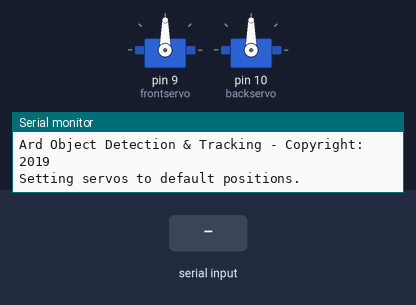
A sketch run on a simulated Arduino Uno, built with avr-gcc and run on an emulated ATmega328P. Parts: 2 × servo, the last lines printed to the serial monitor. The inputs (shaded band) are chosen by the test bench.

Above: at 1.2 s.
1.3 s: "person:\n" received over the second serial link
At 1.42 s:
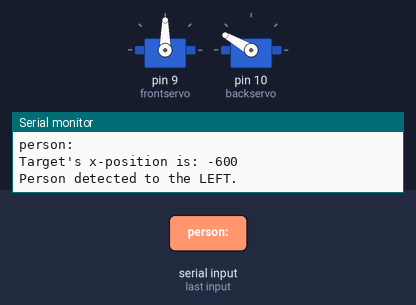
3.4 s: "person::45\n" received over the second serial link
At 5.0 s:
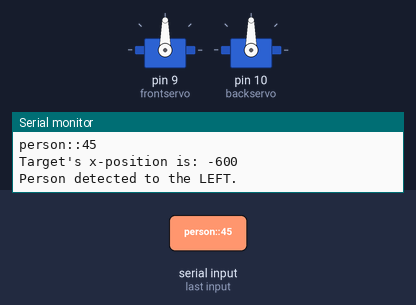
Timing chart, 0 to 6.5 s (numbered marks = the images above; inputs shaded):
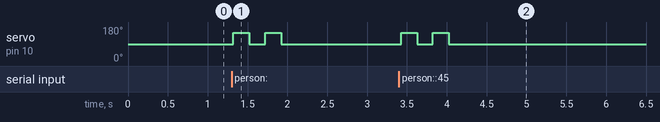

Measured:
- after the input at 1.3 s, servo on pin 10 (backservo): alternates 150° for 0.20 s and 90° for 0.20 s, 4 changes in all, then stays 90°, starting at once
- after the input at 3.4 s, servo on pin 10 (backservo): alternates 150° for 0.20 s and 90° for 0.20 s, 4 changes in all, then stays 90°, starting at once

The sketch:

BluetoothTest20_-_Crawler.ino
```cpp
/*
  Human-Tracking Creepy Robot
  Will Wallace
  2019

  The human-tracking code is based on work by Sohail Shah of GemCode Studios.
  It also uses a portion of code from edwindertien's 4-legged 2-servo Instructables robot.
*/

#include <Servo.h>
#include <SoftwareSerial.h>

SoftwareSerial BluePins(2, 3); // RX | TX
Servo frontservo, backservo;

// servo pattern for walking in a straight line
int walkforward[] = {60, 120, 120, 120, 120, 60, 60, 60};

// servo position patterns to control steering
int turnleft[] = {90, 150, 90, 90, 90, 150, 90, 90};
int turnright[] = {90, 30, 90, 90, 90, 30, 90, 90};


int delayT = 200;
bool walking = false;

String inputString = "";      // a String to hold incoming data
bool stringComplete = false;  // whether the string is complete

int maxFOV = 600;             // Field of view in pixels from centre

int minSpeed = 120;           // Motors will starting turning around 120 value. Change to suit your motors.
int turnCount = 0;            // Count of how many times we have turned.
int forwardCount = 0;         // Forward count
int searchCount = 0;          // How many times have we searched.
int maxSearchWaitTime = 3000; // How long before searching people. (3 seconds)
int maxSearchCount = 10;
int maxForwardCount = 25;
int maxTurnCount = 5;
bool bGoForward = false;
bool bTurning = false;
bool bTurningRightLast = true;


int xVal = -2000;
int yVal = -2000;
String sXVal = "";            // Horizontal x value of target from centre 0,0
String sYVal = "";            // Vertical y value of target from centre 0,0

unsigned long StartTime = millis();

void setup() {
  Serial.begin(9600);
  BluePins.begin(9600);


  // keeping this line here out of respect for GemCode Studios creator
  Serial.println("Ard Object Detection & Tracking - Copyright: 2019");

 // frontservo.attach(9);
 // backservo.attach(10);

  attachServos();

  Serial.println("Setting servos to default positions.");
  frontservo.write(90);
  backservo.write(90);

  detachServos();
 // frontservo.detach(9);
//  backservo.detach(10);
}

void loop() {

  bool bObjectFound = false;

  //
  // Handle Object Tracking:
  //
  if (stringComplete) {
    Serial.flush();

    //
    // Standard tensor flow person object detected. If using this note robot may get confused between different people in close proximity:
    // From tests conducted this will however work faster than the above filtered detection. For this just select Tensor Flow Object Detection Only.
    //


    if (inputString.startsWith("person:"))
    {
      Serial.println("PERSON DETECTED");
      Serial.println(inputString);
      inputString.replace("person:", "");
      bObjectFound = true;
      searchCount = 0;

      int colonPos = inputString.indexOf(":");
      if (colonPos > 0)
      {
        String objID = inputString.substring(0, colonPos);  // Could do something with ObjID, but ignored for now.
        inputString.replace(objID + ":", "");

        int commaPos = inputString.indexOf(",");
        if (commaPos > 0)
        {
          sXVal = inputString.substring(0, commaPos);
          xVal = sXVal.toInt();
          int commaPos2 = inputString.indexOf(",", commaPos + 1);
          sYVal = inputString.substring(commaPos + 1, commaPos2);
          yVal = sYVal.toInt();

          Serial.println(sXVal + ":" + sYVal);
        }
      }
    }

    // Is object detected if so now track it:

    if (bObjectFound)
    {
      searchCount = 0;    // Resets the search count so we can try search in case we lose the object during subsequent frames.

      xVal = constrain(xVal, -maxFOV, maxFOV);
      Serial.print("Target's x-position is: ");
      Serial.println(xVal);

      if (xVal > -100 && xVal < 100)
              walk(walkforward);
        //forward();


      else if (xVal < -100)
      // if (xVal < -100)
        //left();
        walk(turnleft);

      else if (xVal > 100)
       // right();
       walk(turnright);
    }
    else
    {
      // Object Not Found:
      StartTime = millis(); // Start wait process until max wait time has elapsed before searching.

    }


    // clear the string:
    inputString = "";
    stringComplete = false;
  }
    serialEvent();
}   // end of LOOP *****************************************************************************************************


// MOVEMENT FUNCTIONS - UNNEEDED FOR COMMUNICATION / LED TESTING - fill these functions out later with robot walking movements

void stop(int period)
{}

void walk(int pattern[])
{
  attachServos();
 //   walking = true;
  Serial.println("Person detected to the LEFT.");
  for (int n = 0; n < 4; n++) {
    frontservo.write(pattern[2*n]);
    backservo.write(pattern[(2*n)+1]);
    delay(delayT);
  }

  detachServos();
 // walking = false;
}
  /*
    SerialEvent occurs whenever a new data comes in the hardware serial RX. This
    routine is run between each time loop() runs, so using delay inside loop can
    delay response. Multiple bytes of data may be available.
  */
void serialEvent(){
// if (walking == false){

    while (BluePins.available()) {

      // get the new byte:
      char inChar = (char)BluePins.read();
      // add it to the inputString:
      inputString += inChar;
      //Serial.println(inputString);
      // if the incoming character is a newline, set a flag so the main loop can
      // do something about it:
      if (inChar == '\n')
        stringComplete = true;

    }
  }

void attachServos()
{
  frontservo.attach(9);
  backservo.attach(10);
}

void detachServos()
{
  frontservo.detach();
  backservo.detach();
}
```
